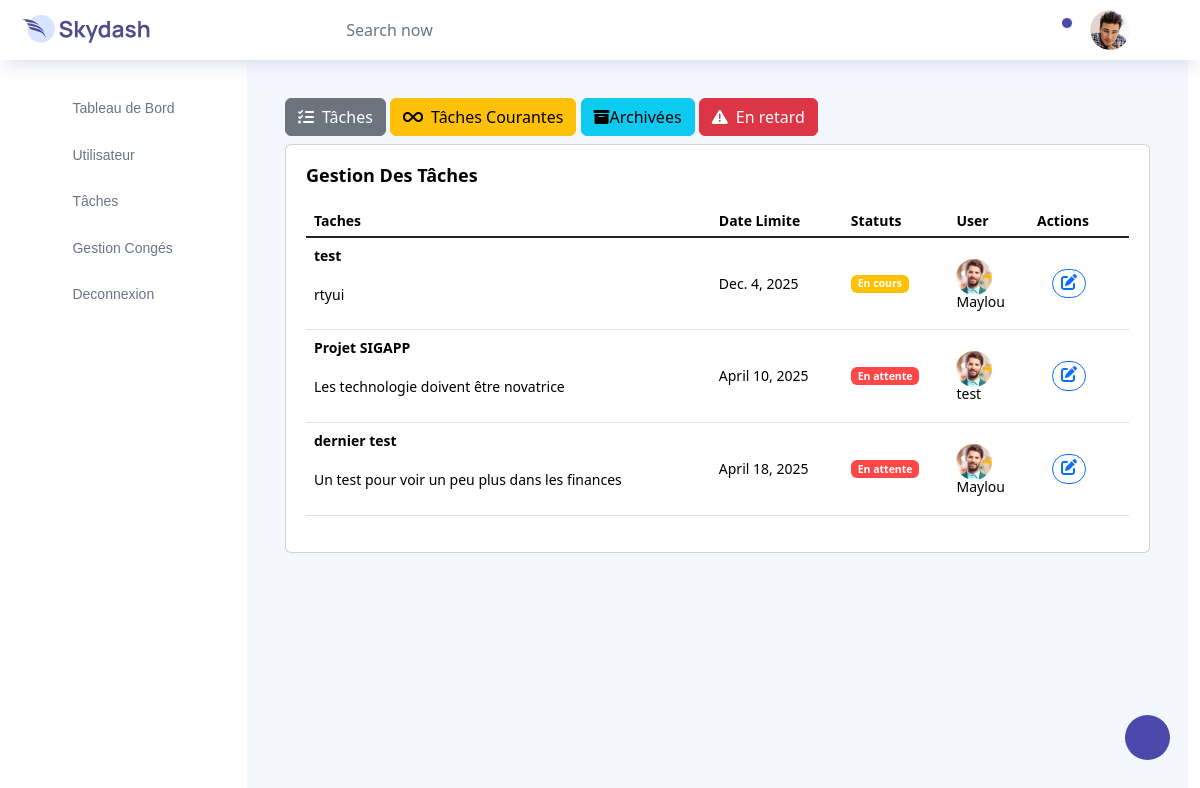
Before: /tasks/courant/ with the older database file.
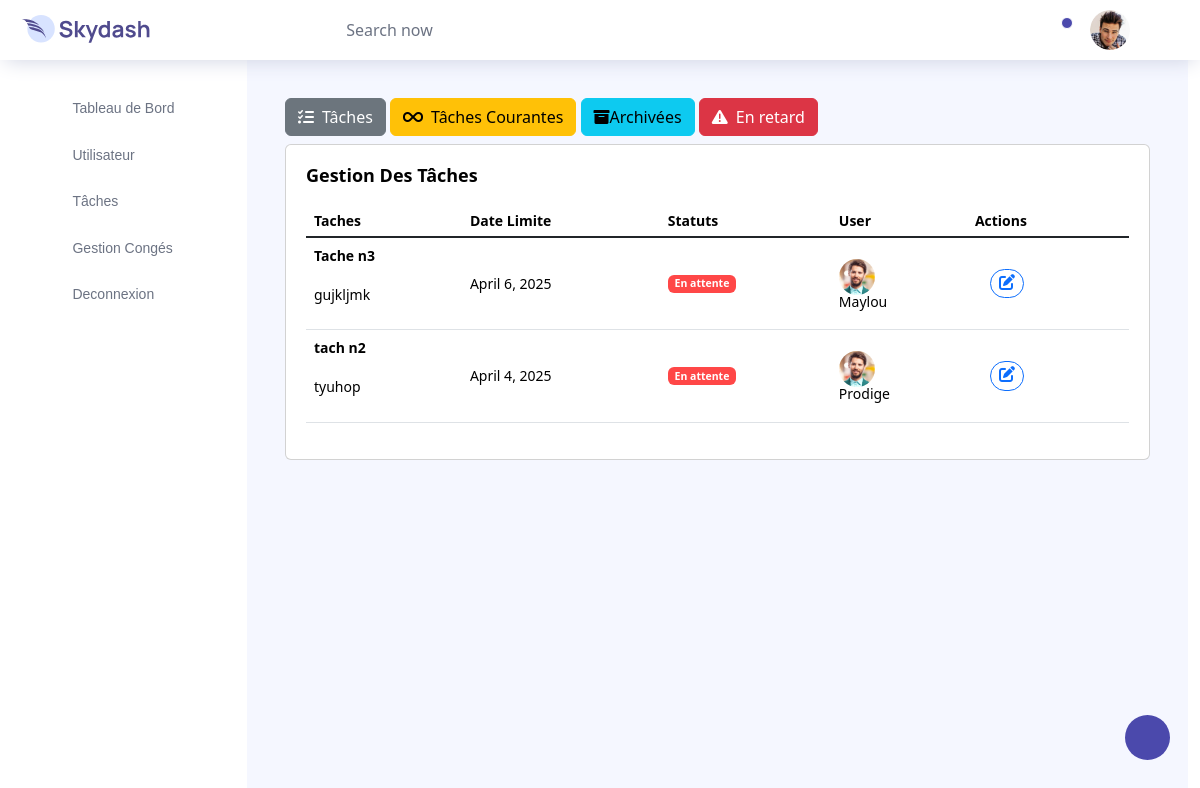
After: the same page with the newer database file.
### Taches/models.py (models this page shows, shortened)
class Tache(models.Model):
    STATUT_CHOICES = [
        ('en_attente', 'En attente'),
        ('en_cours', 'En cours'),
        ('terminee', 'Terminée'),
    ]
    ARCHIVE_CHOICES = [
        ('oui', 'Oui'),
        ('non', 'Non'),
    ]
    titre = models.CharField(max_length=255)
    description = models.TextField()
    statut = models.CharField(max_length=20, choices=STATUT_CHOICES, default='en_attente')
    user = models.ForeignKey(Utilisateur, on_delete=models.CASCADE, related_name='taches')
    archive = models.CharField(max_length=10, choices=ARCHIVE_CHOICES, default='non')  # Statut d'archivage
    mention_archive = models.TextField(null=True, blank=True)  # Explication de l'archivage
    date_limite = models.DateField(null=True, blank=True)  # Date limite pour terminer la tâche
    date_creation = models.DateTimeField(auto_now_add=True)  # Date de création automatique

### User/models.py (models this page shows, shortened)
class Utilisateur(AbstractUser):
    SEXE_CHOICES = (('M', 'Masculin'), ('F', 'Féminin'))
    ROLE_CHOICES = (('employe', 'Employé'), ('manager', 'Manager'))
    nom_complet = models.CharField(max_length=255)
    email = models.EmailField(unique=True)
    sexe = models.CharField(max_length=1, choices=SEXE_CHOICES)
    matricule = models.CharField(max_length=20, unique=True)
    telephone = models.CharField(max_length=20, unique=True)
    adresse = models.TextField()
    date_naissance=models.DateField(null=True, blank=True)
    role = models.CharField(max_length=10, choices=ROLE_CHOICES, default="employe")
    REQUIRED_FIELDS = [  "nom_complet","email", "sexe","matricule", "adresse", "telephone", "role"]

### Taches/views.py (the view)
# urls.py: path('courant/', views.courant, name='courant'), #pour afficher les taches courantes
def courant(request):
    taches= Tache.objects.all().filter( Q(statut= "en_cours")|Q(statut="en_attente") )
    return render(request, 'admin/gestiontaches/etat/courant.html', {"taches":taches}) #pour afficher les taches courantes

### templates/admin/gestiontaches/etat/courant.html (shortened to what this page needs)
{% extends 'admin/gestiontaches/listache.html'  %}
{% load static %}
{% block content %}
<div class="d-flex flex-wrap justify-content-between mb-2">
  <div class="filter-buttons">
    <a href="{%url 'listtasks' %}" class="btn btn-secondary btn-custom">
      <i class="fas fa-tasks me-2"></i>Tâches
    </a>
    <a
      href="{%url 'courant' %}"
      class="btn btn-warning btn-custom">
      <i class="fas fa-infinity me-2"></i>Tâches Courantes
    </a>
    <a
      href="{%url 'archive' %}"
      class="btn btn-info btn-custom">
      <i class="fas fa-box-archive"></i>Archivées
    </a>
    <a
      href="{%url 'retard' %}"
      class="btn btn-danger btn-custom">
      <i class="fas fa-exclamation-triangle me-2"></i>En retard
    </a>
  </div>
</div>
<div class="row">
    <div class="col-md-12 grid-margin stretch-card">
      <div class="card">
        <div class="card-body">
          <h4 class="card-title">Gestion des Tâches</h4>
          <div class="table-responsive">
            <table class="table table-hover">
              <thead>
                <tr>
                  <th>Taches</th>
                  <th>Date Limite</th>
                  <th>Statuts</th>
                  <th>User</th>
                  <th>Actions</th>
                </tr>
              </thead>
              <tbody>
                {% for tache in taches %}
                <tr>
                  <td>
                    <p class="mb-1 fw-bold"> {{tache.titre}}</p>
                    <br>
                    <p>{{tache.description}} </p>
                  </td>
                  <td> {{tache.date_limite}} </td>
                  <td>
                    {% if tache.statut == 'terminee' %}
                        <label class="badge badge-success">Terminée</label>
                    {% elif tache.statut == 'en_cours' %}
                        <label class="badge badge-warning">En cours</label>
                     {% else %}
                         <label class="badge badge-danger">En attente</label>
                    {% endif %}
                  </td>
                  <td>
                    <img src=" {% static 'images/faces/face1.jpg' %} " alt="image"/>
                    <br>{{tache.user.username}}
                  </td>
                  <td class="text-danger">
                    <div class="col-md-2 d-flex text-end">
                      <a href="{% url 'edittask' tache.id   %}" class="btn btn-sm btn-outline-primary">
                        <i class="fas fa-edit"></i>
                      </a>
                    </div>
                  </td>
                </tr>
                {% endfor %}
              </tbody>
            </table>
          </div>
        </div>
      </div>
    </div>
  </div>
{% endblock %}

Changed rows visible on the page:
no longer on this page (row edited): Tache: titre "test", description "rtyui", date_limite "Dec. 4, 2025", statut "En cours", user.username "Maylou"
removed Tache: titre "Projet SIGAPP", description "Les technologie doivent être novatrice", date_limite "April 10, 2025", statut "En attente", user.username "test"
no longer on this page (row edited): Tache: titre "dernier test", description "Un test pour voir un peu plus dans les finances", date_limite "April 18, 2025", statut "En attente", user.username "Maylou"
added Tache: titre "Tache n3", description "gujkljmk", date_limite "April 6, 2025", statut "En attente", user.username "Maylou"
added Tache: titre "tach n2", description "tyuhop", date_limite "April 4, 2025", statut "En attente", user.username "Prodige"
